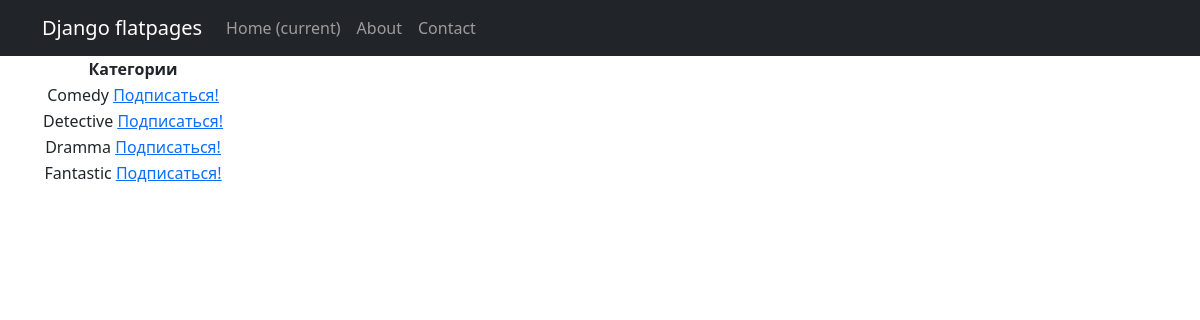
The app's page /news/sub/ with its own data.
### news/models.py (models this page shows, shortened)
class Category(models.Model):
    name = models.CharField(max_length=64, unique=True)
    subscribers = models.ManyToManyField(User, blank=True, related_name='subscribers')  # Для задания 6.5

### news/views.py (the view)
# urls.py: path('sub/', CategoryList.as_view(), name='category'),
class CategoryList(ListView):
    model = Category
    ordering = 'name'
    template_name = 'category.html'
    context_object_name = 'category'

### templates/category.html (shortened to what this page needs)
{% extends 'flatpages/default.html' %}
{% block content %}
<table>
    <thead>
        <th>
            Категории
        </th>
    </thead>
    {% for cat in category %}
    <tr>
       <td>
            {{ cat.name }}
            <a href="/news/subscribe/{{ cat.id }}" ><u>Подписаться!</u></a>
        </td>
    </tr>
    {% endfor %}
    {% endblock content %}

### records on screen
Category: name "Comedy"
Category: name "Detective"
Category: name "Dramma"
Category: name "Fantastic"
